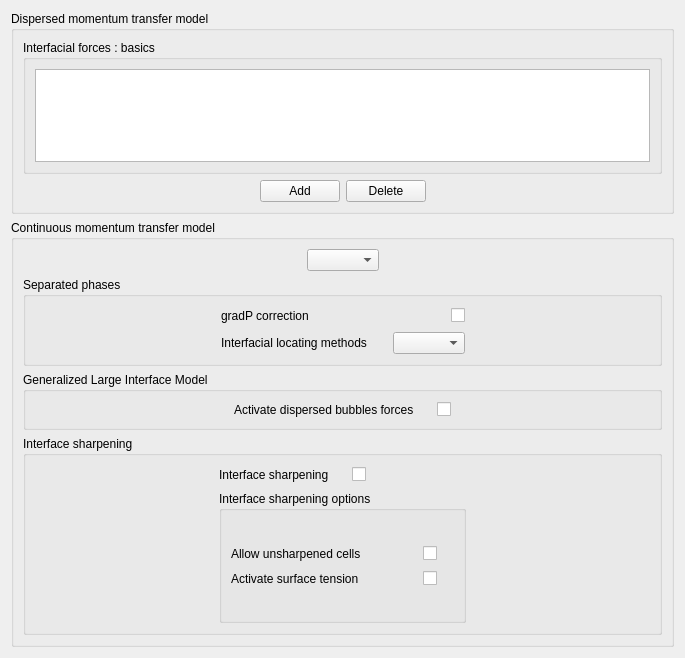
<?xml version="1.0" encoding="UTF-8"?>
<ui version="4.0">
 <class>InterfacialForces</class>
 <widget class="QWidget" name="InterfacialForces">
  <property name="geometry">
   <rect>
    <x>0</x>
    <y>0</y>
    <width>685</width>
    <height>658</height>
   </rect>
  </property>
  <property name="windowTitle">
   <string>Form</string>
  </property>
  <layout class="QGridLayout" name="gridLayout_6">
   <item row="0" column="0">
    <widget class="QGroupBox" name="groupBoxDispersedMomentumTransfer">
     <property name="title">
      <string>Dispersed momentum transfer model</string>
     </property>
     <layout class="QGridLayout" name="gridLayout_4">
      <item row="1" column="0">
       <layout class="QHBoxLayout" name="_2">
        <property name="spacing">
         <number>6</number>
        </property>
        <property name="margin">
         <number>0</number>
        </property>
        <item>
         <spacer>
          <property name="orientation">
           <enum>Qt::Horizontal</enum>
          </property>
          <property name="sizeHint" stdset="0">
           <size>
            <width>17</width>
            <height>17</height>
           </size>
          </property>
         </spacer>
        </item>
        <item>
         <layout class="QHBoxLayout" name="_3">
          <property name="spacing">
           <number>6</number>
          </property>
          <property name="margin">
           <number>0</number>
          </property>
          <item>
           <widget class="QPushButton" name="pushButtonAdd">
            <property name="text">
             <string>Add</string>
            </property>
           </widget>
          </item>
          <item>
           <widget class="QPushButton" name="pushButtonDelete">
            <property name="text">
             <string>Delete</string>
            </property>
           </widget>
          </item>
         </layout>
        </item>
        <item>
         <spacer>
          <property name="orientation">
           <enum>Qt::Horizontal</enum>
          </property>
          <property name="sizeHint" stdset="0">
           <size>
            <width>17</width>
            <height>17</height>
           </size>
          </property>
         </spacer>
        </item>
       </layout>
      </item>
      <item row="0" column="0">
       <widget class="QGroupBox" name="groupBoxInterfacialForces">
        <property name="title">
         <string>Interfacial forces : basics</string>
        </property>
        <layout class="QGridLayout">
         <property name="margin">
          <number>9</number>
         </property>
         <property name="spacing">
          <number>6</number>
         </property>
         <item row="0" column="0">
          <widget class="QTableView" name="tableViewInterfacialForces"/>
         </item>
        </layout>
       </widget>
      </item>
     </layout>
    </widget>
   </item>
   <item row="1" column="0">
    <widget class="QGroupBox" name="groupBoxContinuousMomentumTransfer">
     <property name="title">
      <string>Continuous momentum transfer model</string>
     </property>
     <layout class="QGridLayout" name="gridLayout_5">
      <item row="0" column="0">
       <spacer name="horizontalSpacer_5">
        <property name="orientation">
         <enum>Qt::Horizontal</enum>
        </property>
        <property name="sizeHint" stdset="0">
         <size>
          <width>264</width>
          <height>20</height>
         </size>
        </property>
       </spacer>
      </item>
      <item row="0" column="1">
       <widget class="QComboBox" name="comboBoxContinuousMomentumTransfer"/>
      </item>
      <item row="0" column="2">
       <spacer name="horizontalSpacer_6">
        <property name="orientation">
         <enum>Qt::Horizontal</enum>
        </property>
        <property name="sizeHint" stdset="0">
         <size>
          <width>263</width>
          <height>20</height>
         </size>
        </property>
       </spacer>
      </item>
      <item row="1" column="0" colspan="3">
       <widget class="QGroupBox" name="groupBoxSeparatePhases">
        <property name="title">
         <string>Separated phases</string>
        </property>
        <layout class="QGridLayout" name="gridLayout">
         <item row="0" column="0">
          <spacer name="horizontalSpacer_3">
           <property name="orientation">
            <enum>Qt::Horizontal</enum>
           </property>
           <property name="sizeHint" stdset="0">
            <size>
             <width>159</width>
             <height>20</height>
            </size>
           </property>
          </spacer>
         </item>
         <item row="0" column="1">
          <layout class="QVBoxLayout" name="verticalLayout">
           <item>
            <layout class="QHBoxLayout" name="horizontalLayout">
             <item>
              <widget class="QLabel" name="label">
               <property name="text">
                <string>gradP correction</string>
               </property>
              </widget>
             </item>
             <item>
              <spacer name="horizontalSpacer">
               <property name="orientation">
                <enum>Qt::Horizontal</enum>
               </property>
               <property name="sizeHint" stdset="0">
                <size>
                 <width>20</width>
                 <height>20</height>
                </size>
               </property>
              </spacer>
             </item>
             <item>
              <widget class="QCheckBox" name="checkBoxGradPCorrection">
               <property name="text">
                <string/>
               </property>
              </widget>
             </item>
            </layout>
           </item>
           <item>
            <layout class="QHBoxLayout" name="horizontalLayout_2">
             <item>
              <widget class="QLabel" name="label_2">
               <property name="text">
                <string>Interfacial locating methods</string>
               </property>
              </widget>
             </item>
             <item>
              <spacer name="horizontalSpacer_2">
               <property name="orientation">
                <enum>Qt::Horizontal</enum>
               </property>
               <property name="sizeHint" stdset="0">
                <size>
                 <width>20</width>
                 <height>20</height>
                </size>
               </property>
              </spacer>
             </item>
             <item>
              <widget class="QComboBox" name="comboBoxInterfacialMethod"/>
             </item>
            </layout>
           </item>
          </layout>
         </item>
         <item row="0" column="2">
          <spacer name="horizontalSpacer_4">
           <property name="orientation">
            <enum>Qt::Horizontal</enum>
           </property>
           <property name="sizeHint" stdset="0">
            <size>
             <width>159</width>
             <height>20</height>
            </size>
           </property>
          </spacer>
         </item>
        </layout>
       </widget>
      </item>
      <item row="2" column="0" colspan="3">
       <widget class="QGroupBox" name="groupBoxBubblesForLIM">
        <property name="title">
         <string>Generalized Large Interface Model</string>
        </property>
        <layout class="QGridLayout" name="gridLayout_2">
         <item row="0" column="0">
          <spacer name="horizontalSpacer_15">
           <property name="orientation">
            <enum>Qt::Horizontal</enum>
           </property>
           <property name="sizeHint" stdset="0">
            <size>
             <width>156</width>
             <height>17</height>
            </size>
           </property>
          </spacer>
         </item>
         <item row="0" column="1">
          <layout class="QHBoxLayout" name="horizontalLayout_3">
           <item>
            <widget class="QLabel" name="label_5">
             <property name="text">
              <string>Activate dispersed bubbles forces</string>
             </property>
            </widget>
           </item>
           <item>
            <spacer name="horizontalSpacer_11">
             <property name="orientation">
              <enum>Qt::Horizontal</enum>
             </property>
             <property name="sizeHint" stdset="0">
              <size>
               <width>17</width>
               <height>17</height>
              </size>
             </property>
            </spacer>
           </item>
           <item>
            <widget class="QCheckBox" name="checkBoxBubblesForLIM">
             <property name="text">
              <string/>
             </property>
            </widget>
           </item>
          </layout>
         </item>
         <item row="0" column="2">
          <spacer name="horizontalSpacer_16">
           <property name="orientation">
            <enum>Qt::Horizontal</enum>
           </property>
           <property name="sizeHint" stdset="0">
            <size>
             <width>156</width>
             <height>17</height>
            </size>
           </property>
          </spacer>
         </item>
        </layout>
       </widget>
      </item>
      <item row="3" column="0" colspan="3">
       <widget class="QGroupBox" name="groupBoxInterfaceSharpening">
        <property name="title">
         <string>Interface sharpening</string>
        </property>
        <layout class="QHBoxLayout" name="horizontalLayout_10">
         <item>
          <spacer name="horizontalSpacer_15">
           <property name="orientation">
            <enum>Qt::Horizontal</enum>
           </property>
           <property name="sizeHint" stdset="0">
            <size>
             <width>156</width>
             <height>148</height>
            </size>
           </property>
          </spacer>
         </item>
         <item>
          <layout class="QVBoxLayout" name="verticalLayout_4">
           <item>
            <layout class="QHBoxLayout" name="horizontalLayout_9">
             <item>
              <layout class="QHBoxLayout" name="horizontalLayout_8">
               <item>
                <widget class="QLabel" name="label_5">
                 <property name="text">
                  <string>Interface sharpening</string>
                 </property>
                </widget>
               </item>
               <item>
                <spacer name="horizontalSpacer_11">
                 <property name="orientation">
                  <enum>Qt::Horizontal</enum>
                 </property>
                 <property name="sizeHint" stdset="0">
                  <size>
                   <width>17</width>
                   <height>20</height>
                  </size>
                 </property>
                </spacer>
               </item>
               <item>
                <widget class="QCheckBox" name="checkBoxInterfaceSharpening">
                 <property name="text">
                  <string/>
                 </property>
                </widget>
               </item>
              </layout>
             </item>
             <item>
              <spacer name="horizontalSpacer_17">
               <property name="orientation">
                <enum>Qt::Horizontal</enum>
               </property>
               <property name="sizeHint" stdset="0">
                <size>
                 <width>68</width>
                 <height>20</height>
                </size>
               </property>
              </spacer>
             </item>
            </layout>
           </item>
           <item>
            <widget class="QGroupBox" name="groupBoxInterfaceSharpeningOptions">
             <property name="title">
              <string>Interface sharpening options</string>
             </property>
             <layout class="QGridLayout" name="gridLayout_3">
              <item row="0" column="0">
               <layout class="QVBoxLayout" name="verticalLayout_3">
                <item>
                 <layout class="QHBoxLayout" name="horizontalLayout_5">
                  <item>
                   <widget class="QLabel" name="label_6">
                    <property name="text">
                     <string>Allow unsharpened cells</string>
                    </property>
                   </widget>
                  </item>
                  <item>
                   <spacer name="horizontalSpacer_12">
                    <property name="orientation">
                     <enum>Qt::Horizontal</enum>
                    </property>
                    <property name="sizeHint" stdset="0">
                     <size>
                      <width>17</width>
                      <height>20</height>
                     </size>
                    </property>
                   </spacer>
                  </item>
                  <item>
                   <widget class="QCheckBox" name="checkBoxUnsharpenedCells">
                    <property name="text">
                     <string/>
                    </property>
                   </widget>
                  </item>
                 </layout>
                </item>
                <item>
                 <layout class="QHBoxLayout" name="horizontalLayout_6">
                  <item>
                   <widget class="QLabel" name="label_7">
                    <property name="text">
                     <string>Activate surface tension</string>
                    </property>
                   </widget>
                  </item>
                  <item>
                   <spacer name="horizontalSpacer_13">
                    <property name="orientation">
                     <enum>Qt::Horizontal</enum>
                    </property>
                    <property name="sizeHint" stdset="0">
                     <size>
                      <width>58</width>
                      <height>17</height>
                     </size>
                    </property>
                   </spacer>
                  </item>
                  <item>
                   <widget class="QCheckBox" name="checkBoxSurfaceTension">
                    <property name="text">
                     <string/>
                    </property>
                   </widget>
                  </item>
                 </layout>
                </item>
               </layout>
              </item>
              <item row="0" column="1">
               <spacer name="horizontalSpacer_18">
                <property name="orientation">
                 <enum>Qt::Horizontal</enum>
                </property>
                <property name="sizeHint" stdset="0">
                 <size>
                  <width>17</width>
                  <height>20</height>
                 </size>
                </property>
               </spacer>
              </item>
             </layout>
            </widget>
           </item>
          </layout>
         </item>
         <item>
          <spacer name="horizontalSpacer_16">
           <property name="orientation">
            <enum>Qt::Horizontal</enum>
           </property>
           <property name="sizeHint" stdset="0">
            <size>
             <width>156</width>
             <height>158</height>
            </size>
           </property>
          </spacer>
         </item>
        </layout>
       </widget>
      </item>
      <item row="4" column="0" colspan="3">
       <spacer>
        <property name="orientation">
         <enum>Qt::Vertical</enum>
        </property>
        <property name="sizeHint" stdset="0">
         <size>
          <width>638</width>
          <height>2</height>
         </size>
        </property>
       </spacer>
      </item>
     </layout>
    </widget>
   </item>
   <item row="2" column="0">
    <spacer name="verticalSpacer">
     <property name="orientation">
      <enum>Qt::Vertical</enum>
     </property>
     <property name="sizeHint" stdset="0">
      <size>
       <width>20</width>
       <height>1</height>
      </size>
     </property>
    </spacer>
   </item>
  </layout>
 </widget>
 <resources/>
 <connections/>
</ui>
